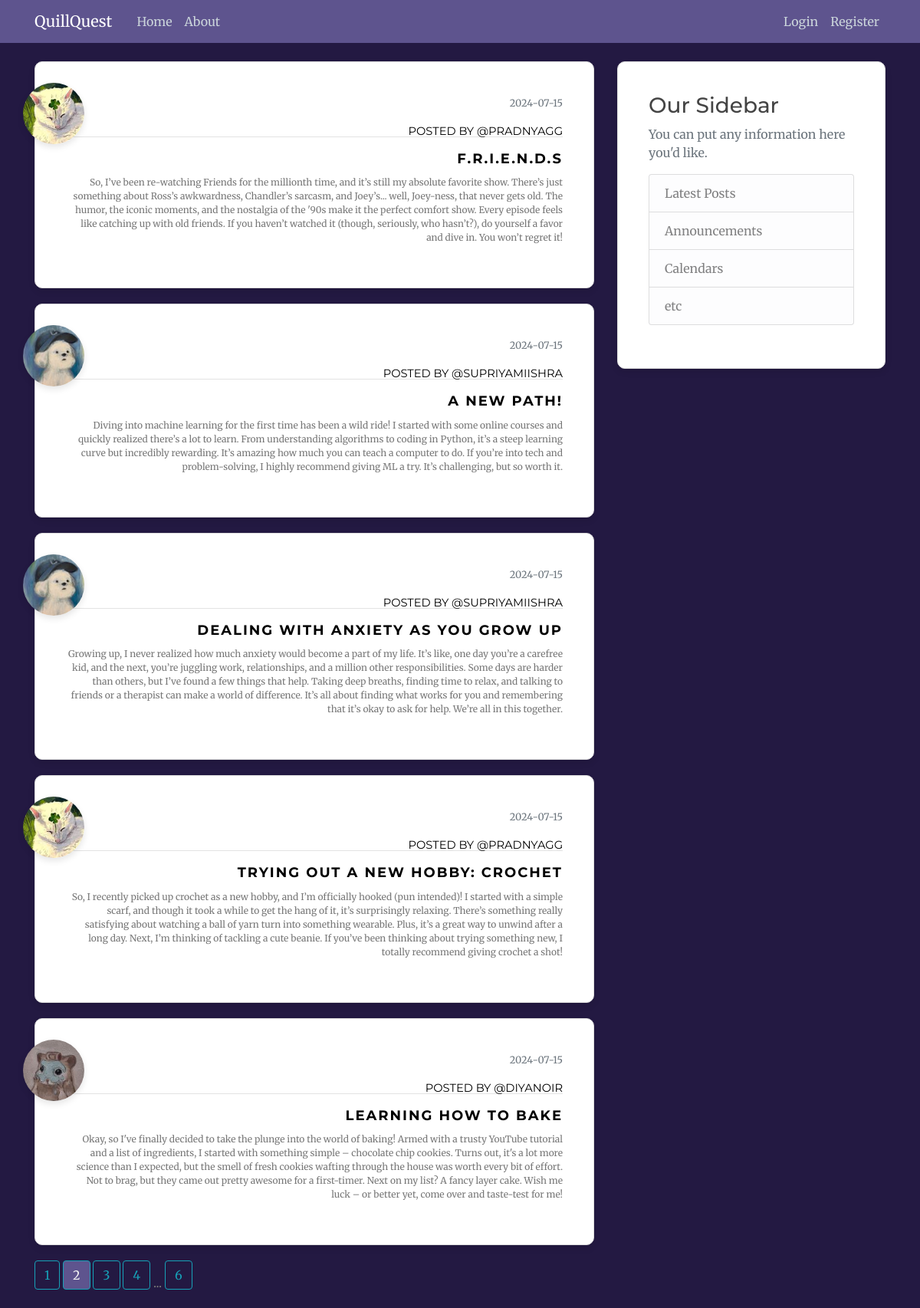
The page /home?page=2 on the database its author committed.
### flaskblog/models.py (models this page shows, shortened)
class Post(db.Model):
    __tablename__ = "post"
    id = db.Column(db.Integer, primary_key= True )
    title = db.Column(db.String(100), nullable= False)
    date_posted= db.Column(db.DateTime, nullable= False, default= datetime.utcnow ) # no (): function as arguement; not current time
    content = db.Column(db.Text, nullable= False)
    user_id = db.Column( db.Integer, db.ForeignKey('user.id'), nullable = False) #lowercase user not class; table and column name

class User(db.Model, UserMixin): #import from db.Model
    __tablename__ = "user"
    id = db.Column(db.Integer, primary_key= True )
    username = db.Column(db.String(20), unique= True, nullable= False)
    email = db.Column(db.String(120), unique= True, nullable= False)
    image_file = db.Column(db.String(120), nullable= False, default = 'default.jpeg') #hashing for length
    password = db.Column(db.String(60), nullable= False)
    posts = db.relationship ('Post', backref = 'author', lazy =  True) #one-to-many relationship; backref: author attribute to get user of post ; lazy: loads in one go

### flaskblog/main/routes.py (the view)
@main.route("/")
@main.route("/home")
def home():
    page = request.args.get('page', 1, type=int)
    posts = Post.query.order_by(Post.date_posted.desc()).paginate(page=page, per_page=5)
    return render_template('home.html', posts=posts)

### flaskblog/templates/home.html
{% extends "layout.html" %}
{% block content %}
    {% for post in posts.items %}
      <article class="media content-section">
        <img class="rounded-circle article-img" style="width: 80px; height: 80px; box-shadow: 0 4px 8px rgba(0, 0, 0, 0.1);" src="{{ url_for('static', filename='profile_pics/' + post.author.image_file) }}">
        <div class="media-body" style="text-align: right;">
            <div class="article-metadata">
              <small class="text-muted"> {{ post.date_posted.strftime('%Y-%m-%d') }}</small>
              <br>
              <a style="font-size: 11pt;" href="{{  url_for('users.user_posts', username=post.author.username)  }}"> posted by @{{ post.author.username }} </a>
            </div>
            <h2> <a class="article-title"  style="font-weight:bold;" href="{{ url_for('posts.post', post_id=post.id) }}">{{ post.title }}</a> </h2>
            <p class="article-content">{{ post.content }}</p>
        </div>
      </article>
    {% endfor %}
    {% for page_num in posts.iter_pages( left_edge = 1, right_edge=1, left_current=1, right_current=2 ) %}
      {% if page_num %}
        {% if posts.page == page_num %}
        <a class="btn btn-info mb-4" style="color: whitesmoke; background-color: #5e548e;"  href="{{ url_for('main.home', page=page_num) }}">{{ page_num }}</a>
        {% else %}
          <a class="btn btn-outline-info mb-4" href="{{ url_for('main.home', page=page_num) }}">{{ page_num }}</a>
        {% endif %}
      {% else %}
        ...
      {% endif %}
    {% endfor %}
{% endblock %}

### flaskblog/static/main.css (style rules this page uses)
body { background: #231942; color: #777; font-family: 'Merriweather', serif; font-size: 16px; margin-top: 5rem; }
h1, h2, h3, h4, h5, h6 { color: #444444; font-family: 'Montserrat', sans-serif; }
.content-section { background: #ffffff; padding: 40px; border: 1px solid #dddddd; border-radius: 10px; box-shadow: 0 4px 8px rgba(0, 0, 0, 0.1); margin-bottom: 20px; position: relative; transition: 0.4s; }
.content-section::before { content: ""; position: absolute; bottom: 0; height: 2px; width: 0%; background: #333333; right: 0; transition: width 0.4s; }
.article-title { color: black; font-size: 18px; margin-top: 25px; letter-spacing: 2px; text-transform: uppercase; }
.article-content { white-space: pre-line; font-size: 12px; }
.article-img { height: 65px; width: 65px; margin-right: 16px; position: absolute; top: 27px; left: -16px; cursor: pointer; }
.article-metadata { padding-bottom: 1px; margin-bottom: 4px; border-bottom: 1px solid #e3e3e3; }
.article-metadata a { font-family: 'Montserrat', sans-serif; font-size: 12px; text-transform: uppercase; color: black; margin-top: 10px; transition: 0.4s; display: inline-block; top: 5px; position: relative; }

### rows shown on the page
Post: image_file (picture), date_posted "2024-07-15", author.username "PRADNYAGG", title "F.R.I.E.N.D.S", content "So, I’ve been re-watching Friends for the millionth time, and it’s still my absolute favorite show. There’s just something about Ross’s awkwardness, Chandler’s sarcasm, and Joey’s... well, Joey-ness, that never gets old. The humor, the iconic moments, and the nostalgia of the '90s make it the perfect comfort show. Every episode feels like catching up with old friends. If you haven’t watched it (though, seriously, who hasn’t?), do yourself a favor and dive in. You won’t regret it!"
Post: image_file (picture), date_posted "2024-07-15", author.username "SUPRIYAMIISHRA", title "A NEW PATH!", content "Diving into machine learning for the first time has been a wild ride! I started with some online courses and quickly realized there’s a lot to learn. From understanding algorithms to coding in Python, it’s a steep learning curve but incredibly rewarding. It’s amazing how much you can teach a computer to do. If you’re into tech and problem-solving, I highly recommend giving ML a try. It’s challenging, but so worth it."
Post: image_file (picture), date_posted "2024-07-15", author.username "SUPRIYAMIISHRA", title "DEALING WITH ANXIETY AS YOU GROW UP", content "Growing up, I never realized how much anxiety would become a part of my life. It’s like, one day you’re a carefree kid, and the next, you’re juggling work, relationships, and a million other responsibilities. Some days are harder than others, but I’ve found a few things that help. Taking deep breaths, finding time to relax, and talking to friends or a therapist can make a world of difference. It’s all about finding what works for you and remembering that it’s okay to ask for help. We’re all in this together."
Post: image_file (picture), date_posted "2024-07-15", author.username "PRADNYAGG", title "TRYING OUT A NEW HOBBY: CROCHET", content "So, I recently picked up crochet as a new hobby, and I’m officially hooked (pun intended)! I started with a simple scarf, and though it took a while to get the hang of it, it’s surprisingly relaxing. There’s something really satisfying about watching a ball of yarn turn into something wearable. Plus, it’s a great way to unwind after a long day. Next, I’m thinking of tackling a cute beanie. If you’ve been thinking about trying something new, I totally recommend giving crochet a shot!"
Post: image_file (picture), date_posted "2024-07-15", author.username "DIYANOIR", title "LEARNING HOW TO BAKE", content "Okay, so I've finally decided to take the plunge into the world of baking! Armed with a trusty YouTube tutorial and a list of ingredients, I started with something simple – chocolate chip cookies. Turns out, it's a lot more science than I expected, but the smell of fresh cookies wafting through the house was worth every bit of effort. Not to brag, but they came out pretty awesome for a first-timer. Next on my list? A fancy layer cake. Wish me luck – or better yet, come over and taste-test for me!"

### other values the page prints
{{ page_num }} "1" "3" "4" "6"
{{ page_num }} "2"
